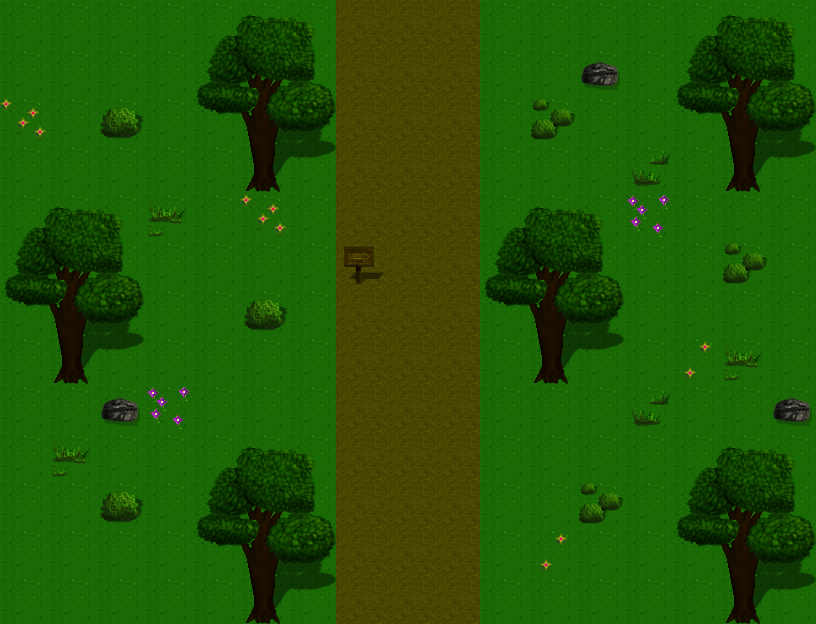

The image is a tile-based game level rendered from a .tmx file. Its description and complete source (layers, tilesets, objects, tile grids) follow:
An orthogonal 17x13 tile map with 48x48 px tiles, 2 tile layers (Tile Layer 1, Tile Layer 2), 2 tilesets and 14 objects.

<map version="1.10" tiledversion="1.10.1" orientation="orthogonal" renderorder="right-down" width="17" height="13" tilewidth="48" tileheight="48" infinite="0" nextlayerid="4" nextobjectid="17">
 <tileset firstgid="1" source="TileSet/Forest_A2.tsx" />
 <tileset firstgid="193" source="TileSet/Forest_B.tsx" />
 <layer id="1" name="Tile Layer 1" width="17" height="13">
  <data encoding="csv">
1,1,1,1,1,1,1,49,50,50,1,1,1,1,1,1,1,
1,1,1,1,1,1,1,49,50,66,1,1,1,1,1,1,1,
1,1,1,1,1,1,1,49,49,50,1,1,1,1,1,1,1,
1,1,1,1,1,1,1,65,49,50,1,1,1,1,1,1,1,
1,1,1,1,1,1,1,81,65,66,1,1,1,1,1,1,1,
1,1,1,1,1,1,1,81,81,82,1,1,1,1,1,1,1,
1,1,1,1,1,1,1,81,82,50,1,1,1,1,1,1,1,
1,1,1,1,1,1,1,81,82,66,1,1,1,1,1,1,1,
1,1,1,1,1,1,1,81,82,82,1,1,1,1,1,1,1,
1,1,1,1,1,1,1,49,81,82,1,1,1,1,1,1,1,
1,1,1,1,1,1,1,49,81,82,1,1,1,1,1,1,1,
1,1,1,1,1,1,1,65,81,82,1,1,1,1,1,1,1,
1,1,1,1,1,1,1,81,81,82,1,1,1,1,1,1,1
</data>
 </layer>
 <layer id="2" name="Tile Layer 2" width="17" height="13">
  <data encoding="csv">
0,0,0,0,193,194,195,0,0,0,0,0,0,0,193,194,195,
0,0,0,0,209,210,211,0,0,0,0,0,391,0,209,210,211,
263,0,199,0,225,226,227,0,0,0,0,215,0,0,225,226,227,
0,0,0,0,241,242,243,0,0,0,0,0,0,248,241,242,243,
193,194,195,232,0,263,0,0,0,0,193,194,195,295,0,0,0,
209,210,211,0,0,0,0,217,0,0,209,210,211,0,0,215,0,
225,226,227,0,0,199,0,0,0,0,225,226,227,0,0,0,0,
241,242,243,0,0,0,0,0,0,0,241,242,243,0,264,232,0,
0,0,391,295,0,0,0,0,0,0,0,0,0,248,0,0,391,
0,232,0,0,193,194,195,0,0,0,0,0,0,0,193,194,195,
0,0,199,0,209,210,211,0,0,0,0,0,215,0,209,210,211,
0,0,0,0,225,226,227,0,0,0,0,264,0,0,225,226,227,
0,0,0,0,241,242,243,0,0,0,0,0,0,0,241,242,243
</data>
 </layer>
 <objectgroup id="3" name="Object Layer 1">
  <object id="1" x="0" y="-1.33333" width="817.333" height="6.66667" />
  <object id="2" x="805.333" y="5.33333" width="12" height="613.333" />
  <object id="3" x="-1.33333" y="613.333" width="817.333" height="10.6667" />
  <object id="4" x="-1.33333" y="-1.33333" width="8" height="626.667" />
  <object id="5" x="97.3333" y="396" width="44" height="32" />
  <object id="6" x="578.667" y="58.6667" width="42.6667" height="32" />
  <object id="7" x="764" y="390.667" width="49.3333" height="36" />
  <object id="8" x="528" y="257.333" width="48" height="128" />
  <object id="9" x="717.333" y="497.333" width="50.6667" height="125.333" />
  <object id="10" x="713.333" y="70.6667" width="56" height="120" />
  <object id="11" x="234.667" y="74.6667" width="52" height="116" />
  <object id="12" x="49.3333" y="284" width="46.6667" height="100" />
  <object id="15" x="329.333" y="-2.66667" width="10.6667" height="624" />
  <object id="16" x="473.333" y="-1.33333" width="10.6667" height="621.333" />
 </objectgroup>
</map>
